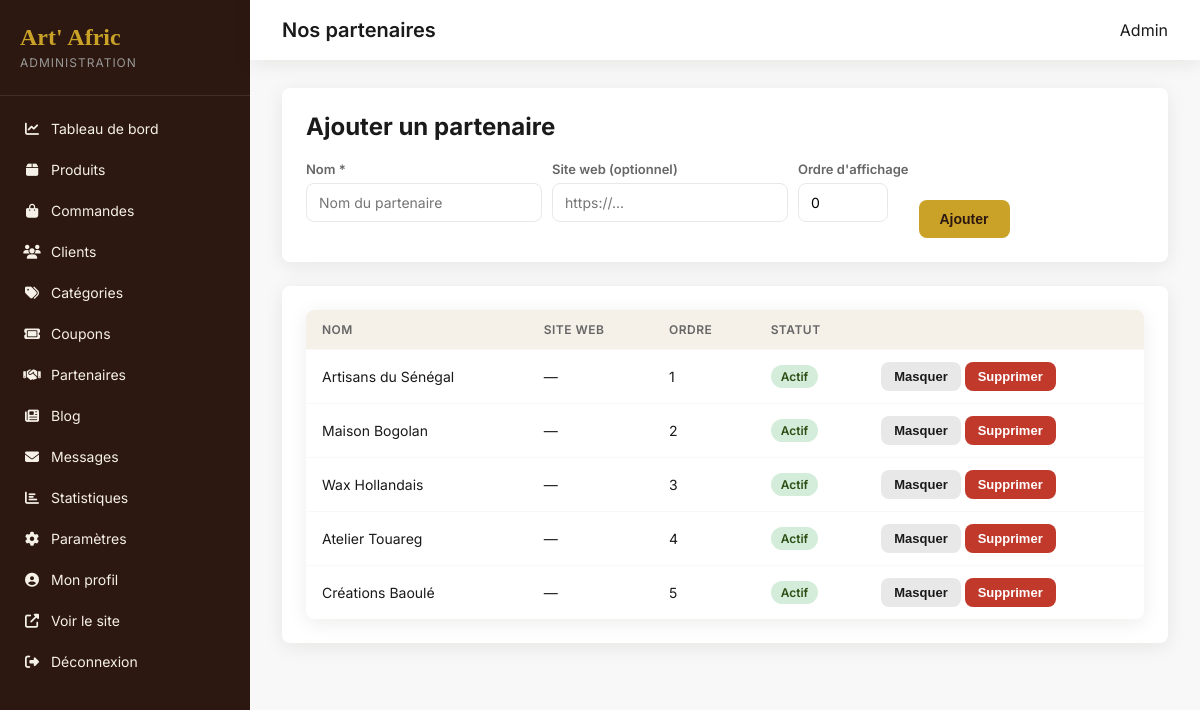
Screenshot of /public/admin/partenaires (signed in) with the database file from the repository.
### tables this page shows
CREATE TABLE partners (
    id INT AUTO_INCREMENT PRIMARY KEY,
    name VARCHAR(150) NOT NULL,
    website_url VARCHAR(255) DEFAULT NULL,
    sort_order INT DEFAULT 0,
    is_active TINYINT(1) DEFAULT 1,
    created_at TIMESTAMP DEFAULT CURRENT_TIMESTAMP
);

### app/core/Controller.php (called while the page is built, shortened)
<?php
abstract class Controller
{
    protected function view(string $view, array $data = [], string $layout = 'main'): void
    {
        extract($data);
        $content = APP_PATH . '/views/' . $view . '.php';
        require $content;
    }
}

### app/controllers/Admin/PartnerController.php (called while the page is built, shortened)
<?php
class PartnerController extends \Controller
{
    public function index(): void
    {
        $partnerModel = new \Partner();
        $this->view('admin/partners/index', [
            'title'    => 'Nos partenaires',
            'partners' => $partnerModel->getAllOrdered(),
        ], 'admin');
    }
}

### app/core/App.php (called while the page is built, shortened)
<?php
class App
{
    private Router $router;
    public function __construct()
    {
        $this->router = new Router();
    }
    private function loadCore(): void
    {
        require_once APP_PATH . '/helpers/functions.php';
    }
    private function registerRoutes(): void
    {
        $this->router->get('', 'Home');
        $this->router->get('accueil', 'Home');
        $this->router->get('boutique', 'Shop', 'index');
        $this->router->get('boutique/categorie/{slug}', 'Shop', 'category');
        $this->router->get('produit/{slug}', 'Product', 'show');
        $this->router->get('panier', 'Cart', 'index');
        $this->router->post('panier/ajouter', 'Cart', 'add');
        $this->router->post('panier/modifier', 'Cart', 'update');
        $this->router->post('panier/supprimer', 'Cart', 'remove');
        $this->router->post('panier/coupon', 'Cart', 'applyCoupon');
        $this->router->get('commande', 'Checkout', 'index');
        $this->router->post('commande', 'Checkout', 'process');
        $this->router->get('commande/confirmation/{id}', 'Checkout', 'confirmation');
        $this->router->get('connexion', 'Auth', 'loginForm');
        $this->router->post('connexion', 'Auth', 'login');
        $this->router->get('inscription', 'Auth', 'registerForm');
        $this->router->post('inscription', 'Auth', 'register');
        $this->router->get('deconnexion', 'Auth', 'logout');
        $this->router->get('mot-de-passe-oublie', 'Auth', 'forgotForm');
        $this->router->post('mot-de-passe-oublie', 'Auth', 'forgot');
        $this->router->get('mon-compte', 'Account', 'index');
        $this->router->get('mon-compte/commandes', 'Account', 'orders');
        $this->router->get('mon-compte/favoris', 'Account', 'favorites');
        $this->router->get('mon-compte/adresses', 'Account', 'addresses');
        $this->router->post('mon-compte/profil', 'Account', 'updateProfile');
        $this->router->get('contact', 'Contact', 'index');
        $this->router->post('contact', 'Contact', 'send');
        $this->router->get('a-propos', 'About', 'index');
        $this->router->get('blog', 'Blog', 'index');
        $this->router->get('blog/{slug}', 'Blog', 'show');
        $this->router->post('newsletter', 'Newsletter', 'subscribe');
        $this->router->get('api/recherche', 'Api', 'search');
        $this->router->post('api/favoris', 'Api', 'toggleFavorite');
        $this->router->get('api/produits', 'Api', 'products');
        $this->router->post('api/avis', 'Api', 'addReview');
        $this->router->get('api/comparer', 'Api', 'compare');
        $this->router->get('admin', 'Admin\\Dashboard', 'index');
        $this->router->get('admin/connexion', 'Admin\\Auth', 'loginForm');
        $this->router->post('admin/connexion', 'Admin\\Auth', 'login');
        $this->router->get('admin/produits', 'Admin\\Product', 'index');
        $this->router->get('admin/produits/ajouter', 'Admin\\Product', 'create');
        $this->router->post('admin/produits/ajouter', 'Admin\\Product', 'store');
        $this->router->get('admin/produits/modifier/{id}', 'Admin\\Product', 'edit');
        $this->router->post('admin/produits/modifier/{id}', 'Admin\\Product', 'update');
        $this->router->post('admin/produits/supprimer/{id}', 'Admin\\Product', 'delete');
        $this->router->get('admin/commandes', 'Admin\\Order', 'index');
        $this->router->get('admin/commandes/{id}', 'Admin\\Order', 'show');
        $this->router->post('admin/commandes/{id}/statut', 'Admin\\Order', 'updateStatus');
        $this->router->get('admin/clients', 'Admin\\Customer', 'index');
        $this->router->get('admin/categories', 'Admin\\Category', 'index');
        $this->router->post('admin/categories', 'Admin\\Category', 'store');
        $this->router->get('admin/coupons', 'Admin\\Coupon', 'index');
        $this->router->post('admin/coupons', 'Admin\\Coupon', 'store');
        $this->router->get('admin/parametres', 'Admin\\Settings', 'index');
        $this->router->post('admin/parametres', 'Admin\\Settings', 'update');
        $this->router->get('admin/profil', 'Admin\\Profile', 'index');
        $this->router->post('admin/profil', 'Admin\\Profile', 'update');
        $this->router->get('admin/partenaires', 'Admin\\Partner', 'index');
        $this->router->post('admin/partenaires', 'Admin\\Partner', 'store');
        $this->router->post('admin/partenaires/{id}/toggle', 'Admin\\Partner', 'toggle');
        $this->router->post('admin/partenaires/{id}/supprimer', 'Admin\\Partner', 'delete');
        $this->router->get('admin/blog', 'Admin\\Blog', 'index');
        $this->router->get('admin/blog/nouveau', 'Admin\\Blog', 'createForm');
        $this->router->post('admin/blog', 'Admin\\Blog', 'store');
        $this->router->get('admin/blog/{id}/modifier', 'Admin\\Blog', 'editForm');
        $this->router->post('admin/blog/{id}/modifier', 'Admin\\Blog', 'update');
        $this->router->post('admin/blog/{id}/supprimer', 'Admin\\Blog', 'delete');
        $this->router->get('admin/messages', 'Admin\\Message', 'index');
        $this->router->get('admin/statistiques', 'Admin\\Dashboard', 'stats');
    }
    public function run(): void
    {
        $url = $_GET['url'] ?? '';
        $this->router->dispatch($url);
    }
}

### public/index.php (called while the page is built, shortened)
<?php
require_once APP_PATH . '/core/App.php';
$app = new App();
$app->run();

### app/core/Model.php (called while the page is built, shortened)
<?php
abstract class Model
{
    public function __construct()
    {
        $this->db = Database::getInstance();
    }
}

### app/core/Database.php (called while the page is built, shortened)
<?php
class Database
{
    private static ?PDO $instance = null;
    public static function getInstance(): PDO
    {
        if (self::$instance === null) {
            $dsn = sprintf(
                'mysql:host=%s;dbname=%s;charset=%s',
                DB_HOST,
                DB_NAME,
                DB_CHARSET
            );
            self::$instance = new PDO($dsn, DB_USER, DB_PASS, [
                PDO::ATTR_ERRMODE            => PDO::ERRMODE_EXCEPTION,
                PDO::ATTR_DEFAULT_FETCH_MODE => PDO::FETCH_ASSOC,
                PDO::ATTR_EMULATE_PREPARES   => false,
            ]);
        }
        return self::$instance;
    }
}

### app/models/Partner.php (called while the page is built, shortened)
<?php
class Partner extends Model
{
    public function getAllOrdered(): array
    {
        $stmt = $this->db->query("SELECT * FROM partners ORDER BY sort_order, id");
        return $stmt->fetchAll();
    }
}

### app/helpers/functions.php (called while the page is built, shortened)
<?php
function e(?string $str): string
{
    return htmlspecialchars($str ?? '', ENT_QUOTES, 'UTF-8');
}

### app/views/admin/partners/index.php (the view, shortened to what this page needs)
<div class="admin-card">
    <h2 style="margin-top:0;">Ajouter un partenaire</h2>
    <form action="<?= APP_URL ?>/admin/partenaires" method="POST" class="admin-inline-form">
        <div class="form-group"><label>Nom *</label><input type="text" name="name" placeholder="Nom du partenaire" required></div>
        <div class="form-group"><label>Site web (optionnel)</label><input type="url" name="website_url" placeholder="https://..."></div>
        <div class="form-group"><label>Ordre d'affichage</label><input type="number" name="sort_order" value="0" style="width:90px;"></div>
        <button type="submit" class="btn btn-primary">Ajouter</button>
    </form>
</div>
<div class="admin-card">
    <table class="data-table">
        <thead><tr><th>Nom</th><th>Site web</th><th>Ordre</th><th>Statut</th><th></th></tr></thead>
        <tbody>
            <?php foreach ($partners as $p): ?>
            <tr>
                <td><?= e($p['name']) ?></td>
                <td><?= $p['website_url'] ? '<a href="' . e($p['website_url']) . '" target="_blank">' . e($p['website_url']) . '</a>' : '—' ?></td>
                <td><?= (int) $p['sort_order'] ?></td>
                <td><span class="status-badge <?= $p['is_active'] ? 'paid' : 'cancelled' ?>"><?= $p['is_active'] ? 'Actif' : 'Masqué' ?></span></td>
                <td>
                    <form action="<?= APP_URL ?>/admin/partenaires/<?= $p['id'] ?>/toggle" method="POST" style="display:inline;">
                        <button type="submit" class="btn btn-sm"><?= $p['is_active'] ? 'Masquer' : 'Afficher' ?></button>
                    </form>
                    <form action="<?= APP_URL ?>/admin/partenaires/<?= $p['id'] ?>/supprimer" method="POST" style="display:inline;" onsubmit="return confirm('Supprimer ce partenaire ?');">
                        <button type="submit" class="btn btn-sm btn-danger">Supprimer</button>
                    </form>
                </td>
            </tr>
            <?php endforeach; ?>
        </tbody>
    </table>
</div>

### app/core/Router.php (shortened to what this page needs)
<?php
class Router
{
    private array $routes = [];
    private function addRoute(string $httpMethod, string $path, string $controller, string $method): void
    {
        $pattern = preg_replace('/\{([a-zA-Z_]+)\}/', '(?P<$1>[^/]+)', $path);
        $pattern = '#^' . $pattern . '$#';
        $this->routes[] = [
            'method'     => $httpMethod,
            'pattern'    => $pattern,
            'controller' => $controller,
            'action'     => $method,
        ];
    }
    public function dispatch(string $url): void
    {
        $url = trim($url, '/');
        $method = $_SERVER['REQUEST_METHOD'];
        foreach ($this->routes as $route) {
            if ($route['method'] !== $method) {
                continue;
            }
            if (preg_match($route['pattern'], $url, $matches)) {
                $params = array_filter($matches, 'is_string', ARRAY_FILTER_USE_KEY);
                $this->callController($route['controller'], $route['action'], $params);
                return;
            }
        }
    }
    private function callController(string $controller, string $action, array $params): void
    {
        $instance = new $class();
        call_user_func_array([$instance, $action], $params);
    }
}

### public/assets/css/admin.css (style rules this page uses)
:root { --gold: #C9A227; --gold-light: #D4AF37; --gold-dark: #A68523; --brown-dark: #2C1810; --brown: #3D2314; --cream: #F5F0E8; --ivory: #FAF7F2; --white: #FFFFFF; --black: #1A1A1A; --gray-100: #F8F8F8; --gray-200: #E8E8E8; --gray-400: #999; --gray-600: #666; --green: #2D5016; --red: #C0392B; --font-body: 'Inter', -apple-system, sans-serif; --shadow: 0 4px 20px rgba(44,24,16,0.08); --radius: 8px; --transition: 0.2s ease; --sidebar-width: 250px; }
* { box-sizing: border-box; }
body.admin-body { margin: 0; font-family: var(--font-body); background: var(--gray-100); color: var(--black); display: flex; min-height: 100vh; }
.admin-card { background: var(--white); padding: 24px; border-radius: var(--radius); box-shadow: var(--shadow); margin-bottom: 24px; }
.btn { display: inline-flex; align-items: center; justify-content: center; gap: 8px; padding: 10px 20px; border-radius: var(--radius); border: 1px solid transparent; font-size: 14px; font-weight: 600; cursor: pointer; transition: var(--transition); background: var(--gray-200); color: var(--black); }
.btn-primary { background: var(--gold); color: var(--brown-dark); }
.btn-danger { background: var(--red); color: var(--white); }
.btn-sm { padding: 6px 12px; font-size: 13px; }
.form-group { margin-bottom: 16px; display: flex; flex-direction: column; gap: 6px; }
.form-group label { font-size: 13px; font-weight: 600; color: var(--gray-600); }
.form-group input, .form-group select, .form-group textarea { padding: 10px 12px; border: 1px solid var(--gray-200); border-radius: var(--radius); font-family: inherit; font-size: 14px; }
.admin-inline-form { display: flex; gap: 10px; align-items: flex-end; flex-wrap: wrap; }
.data-table { width: 100%; border-collapse: collapse; background: var(--white); border-radius: var(--radius); overflow: hidden; box-shadow: var(--shadow); }
.data-table th, .data-table td { padding: 12px 16px; text-align: left; border-bottom: 1px solid var(--gray-100); font-size: 14px; }
.data-table th { background: var(--cream); font-weight: 600; text-transform: uppercase; font-size: 12px; letter-spacing: 0.5px; color: var(--gray-600); }
.data-table tr:last-child td { border-bottom: none; }
.status-badge { display: inline-block; padding: 4px 10px; border-radius: 20px; font-size: 12px; font-weight: 600; text-transform: capitalize; background: var(--gray-200); color: var(--black); }
.status-badge.paid { background: #D4EDDA; color: var(--green); }

### rows the page displays
partners: name "Artisans du Sénégal", sort_order "1", is_active "Actif"
partners: name "Maison Bogolan", sort_order "2", is_active "Actif"
partners: name "Wax Hollandais", sort_order "3", is_active "Actif"
partners: name "Atelier Touareg", sort_order "4", is_active "Actif"
partners: name "Créations Baoulé", sort_order "5", is_active "Actif"
